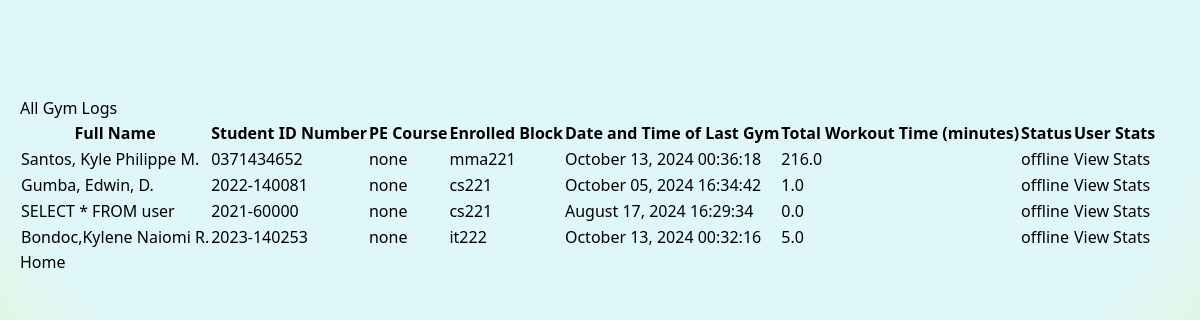
The app's page /gym_info, older data.
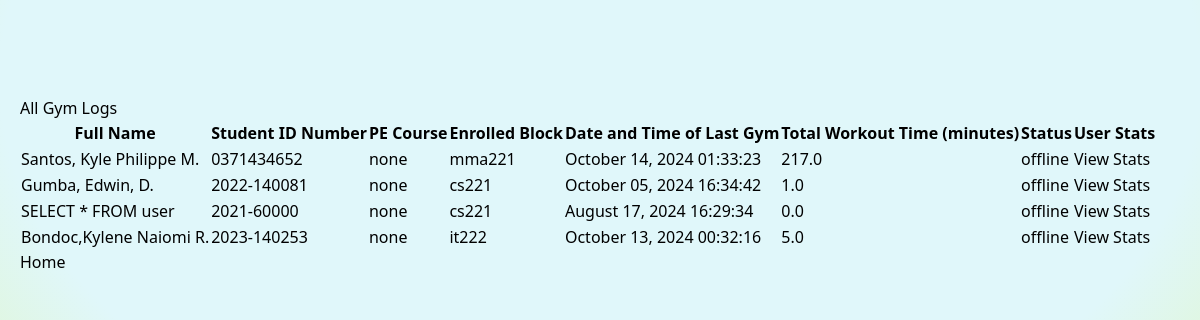
The same page, newer data.
### main.py (models this page shows)
class StudentData(db.Model):
    id = db.Column(db.Integer, primary_key=True)
    full_name = db.Column(db.String(100), nullable=False)
    student_id = db.Column(db.String(15), nullable=False, unique=True)
    pe_course = db.Column(db.String(10), nullable=False)
    enrolled_block = db.Column(db.String(10), nullable=False)
    rfid = db.Column(db.String(50), nullable=False, unique=True)
    status = db.Column(db.String(10), nullable=False, default='offline')  # online or offline
    last_gym = db.Column(db.DateTime, nullable=True)  # DateTime of last gym session end
    total_workout_time = db.Column(db.Float, nullable=False, default=0.0)  # Total workout time in minutes
    last_login = db.Column(db.DateTime, nullable=True)  # DateTime of last gym session start
    completed_sessions = db.Column(db.Integer, nullable=False, default=0)  # Number of completed gym sessions

### main.py (the view)
@app.route('/gym_info')
def gym_info():
    all_logs = StudentData.query.all()
    for log in all_logs:
        if log.last_gym:
            log.last_gym = log.last_gym.strftime("%B %d, %Y %H:%M:%S")
    return render_template('gym_info.html', all_logs=all_logs)

### templates/gym_info.html (shortened to what this page needs)
{% extends 'layouts/base.html' %}
{% block content %}
    <h1>All Gym Logs</h1>
    <table>
        <thead>
            <tr>
                <th>Full Name</th>
                <th>Student ID Number</th>
                <th>PE Course</th>
                <th>Enrolled Block</th>
                <th>Date and Time of Last Gym </th>
                <th>Total Workout Time (minutes)</th>
                <th>Status</th>
                <th>User Stats</th>
            </tr>
        </thead>
        <tbody>
            {% for log in all_logs %}
            <tr>
                <td>{{ log.full_name }}</td>
                <td>{{ log.student_id }}</td>
                <td>{{ log.pe_course }}</td>
                <td>{{ log.enrolled_block }}</td>
                <td>{{ log.last_gym }}</td>
                <td>{{ log.total_workout_time | round }}</td>
                <td>{{ log.status }}</td>
                <td><a href = "/individual_stats/{{log.student_id}}">View Stats</a></td>
            </tr>
            {% endfor %}
        </tbody>
    </table>
{% endblock %}

### templates/layouts/base.html (shortened to what this page needs)
<!DOCTYPE html>
<html lang="en" class = "absolute inset-0 -z-10 h-full w-full px-5 py-24 [background:radial-gradient(125%_125%_at_50%_10%,#e0f7fa_40%,#dcf235_100%)]">
<head>
    <link rel="stylesheet" href="{{ url_for('static', filename='css/styles.css') }}">
    <script src="https://cdn.tailwindcss.com"></script>
</head>
<body>
    <div class ="HomeContent">
        {% block content %}
        {% endblock %}
        <a href="/">Home</a>
    </div>
</body>
</html>

### static/css/styles.css (style rules this page uses)
html { background: radial-gradient(125% 125% at 50% 10%, #e0f7fa 40%, #dcf235 100%); }

Row changes from the older to the newer data that the page shows:
changed StudentData "Santos, Kyle Philippe M.": last_gym "October 13, 2024 00:36:18" → "October 14, 2024 01:33:23"; total_workout_time "216.0" → "217.0"
